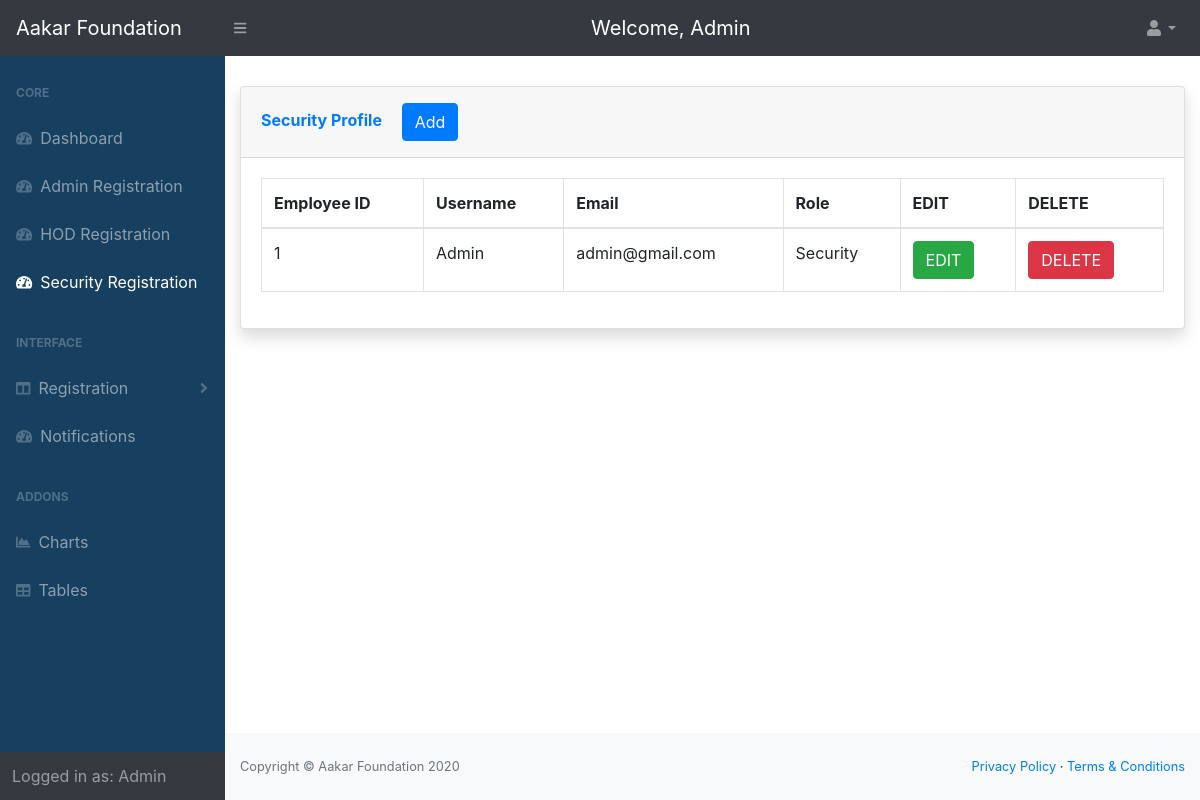
Screenshot of /admin_4/add_security_4.php (signed in) with the database file from the repository.
### tables this page shows
CREATE TABLE `security` (
  `id` varchar(20) NOT NULL,
  `username` varchar(45) NOT NULL,
  `email` varchar(45) NOT NULL,
  `password` text NOT NULL,
  `first_name` varchar(45) NOT NULL,
  `last_name` varchar(45) NOT NULL
);

### php-utils/signup.utils.php (called while the page is built, shortened)
<?php
if(!function_exists("getUserData")) {
  function getUserData($link,$type,$assignedBy) {
    $query = "SELECT * FROM `".$type."` ".
    (
      (strcmp($type,'employee')==0) ? "WHERE `hod_id` = ".$assignedBy : ""
    )
    .";";
    $result = mysqli_query($link,$query);
    return $result;
  }
}
?>

### admin_4/add_security_4.php (the view, shortened to what this page needs)
<?php
include('header_4.php');
include('navbar_4.php');
include('../php-utils/db/db.variables.php');
include('../php-utils/db/db.connection.php');
include('../php-utils/signup.utils.php');
$link = connectionToDB($host, $username, $pass, $db);
$result = getUserData($link,'security',$_SESSION['id']);
?>
 <main style="margin-top: 30px;">
        <div class="container-fluid">
            <div class="card shadow mb-4">
                <div class="card-header py-3">
                    <h6 class="m-0 font-weight-bold text-primary">Security Profile
                        <button type="button" class="ml-3 btn btn-primary text-left" data-toggle="modal" data-target="#addsecurityprofile">Add</button>
                    </h6>
                </div>
                <div class="card-body">
                    <div class="table-responsive">
                        <table class="table table-bordered" id="dataTable" width="100%" cellspacing="0">
                            <thead>
                                <tr>
                                    <th> Employee ID </th>
                                    <th> Username </th>
                                    <th> Email </th>
                                    <th> Role </th>
                                    <th> EDIT </th>
                                    <th> DELETE </th>
                                </tr>
                            </thead>
                            <tbody>
                            <?php
while($row = mysqli_fetch_array($result,MYSQLI_ASSOC)){
echo '<tr>
<td>'.$row['id'].'</td>
<td>'.$row['first_name'].' '.$row['last_name'].'</td>
<td>'.$row['email'].'</td>
<td>Security</td>
<td>
<button type="submit" name="edit_btn" class="btn btn-success"> EDIT</button>
</td>
<td>
<button type="submit" name="delete_btn" class="btn btn-danger"> DELETE</button>
</td>
</tr>';
}
?>
                            </tbody>
                        </table>
                    </div>
                </div>
            </div>
        </div>
    </main>
<?php
include('footer_4.php');
include('scripts_4.php');
?>

### rows the page displays
security: id "1", first_name "Admin", email "admin@gmail.com"

### other values shown
$_SESSION['firstname'] "Admin"
